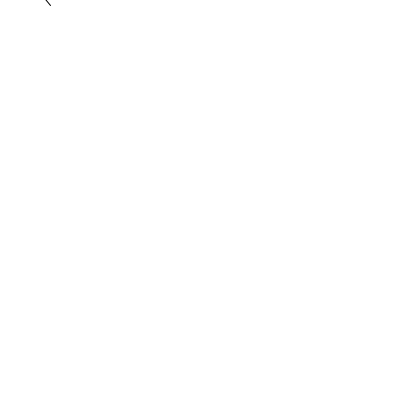
Frame 1 (no input)
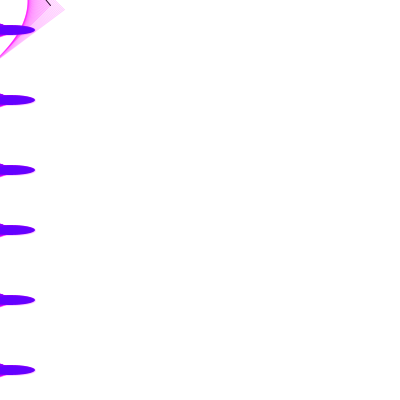
Frame 60 (the mouse pressed at the canvas centre just before this capture)
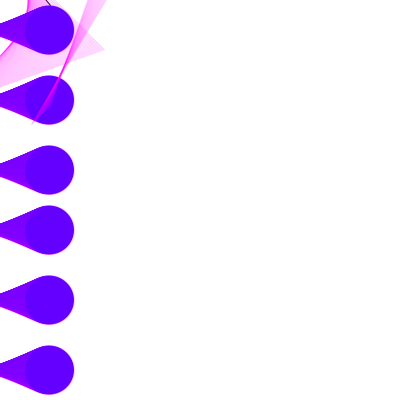
Frame 120 (the mouse held since frame 60 and released just before this capture)

The Processing sketch that drew these frames (run headless with seeded random() and noise(); from frame 60 on, the mouse is pressed at the canvas centre):

// Processing sketch: processing_93336
// ── processing_93336.pde

void setup (){
  size(400,400);
  background(255);
  
  
  }

int moveX=50;
int moveY=-50;
int i=0;

void draw(){
  
  line(moveX,5+i,5+i,moveY);
  moveX--;
  moveY++;
  i++;
  if( moveX==-50 && moveY==50){
    moveX=50;
    moveY=-50;
  }
  fill(100,0,255);
  ellipse(moveY,30,50,moveX);
  ellipse(moveY,100,50,moveX);
  ellipse(moveY,170,50,moveX);
  ellipse(moveY,230,50,moveX);
  ellipse(moveY,300,50,moveX);
  ellipse(moveY,370,50,moveX);
  

    stroke(255,0,255,50);
  }
    
    
  

  
